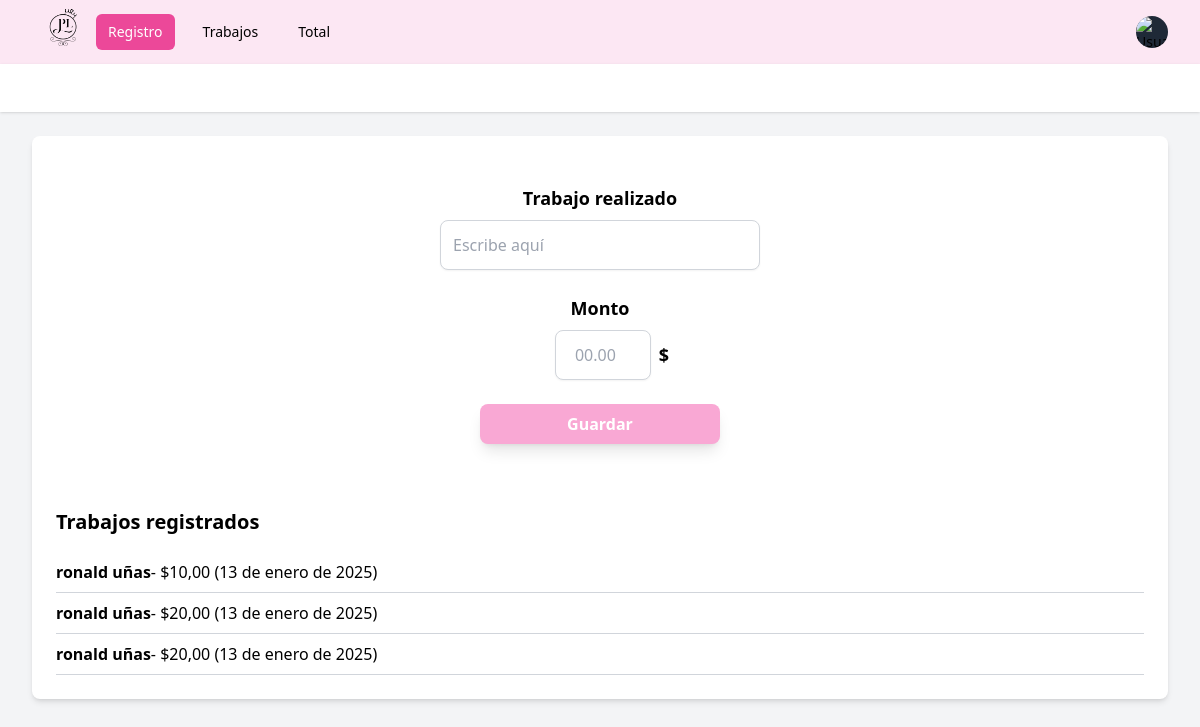
/home/ (signed in), run on an earlier commit of the app's database.
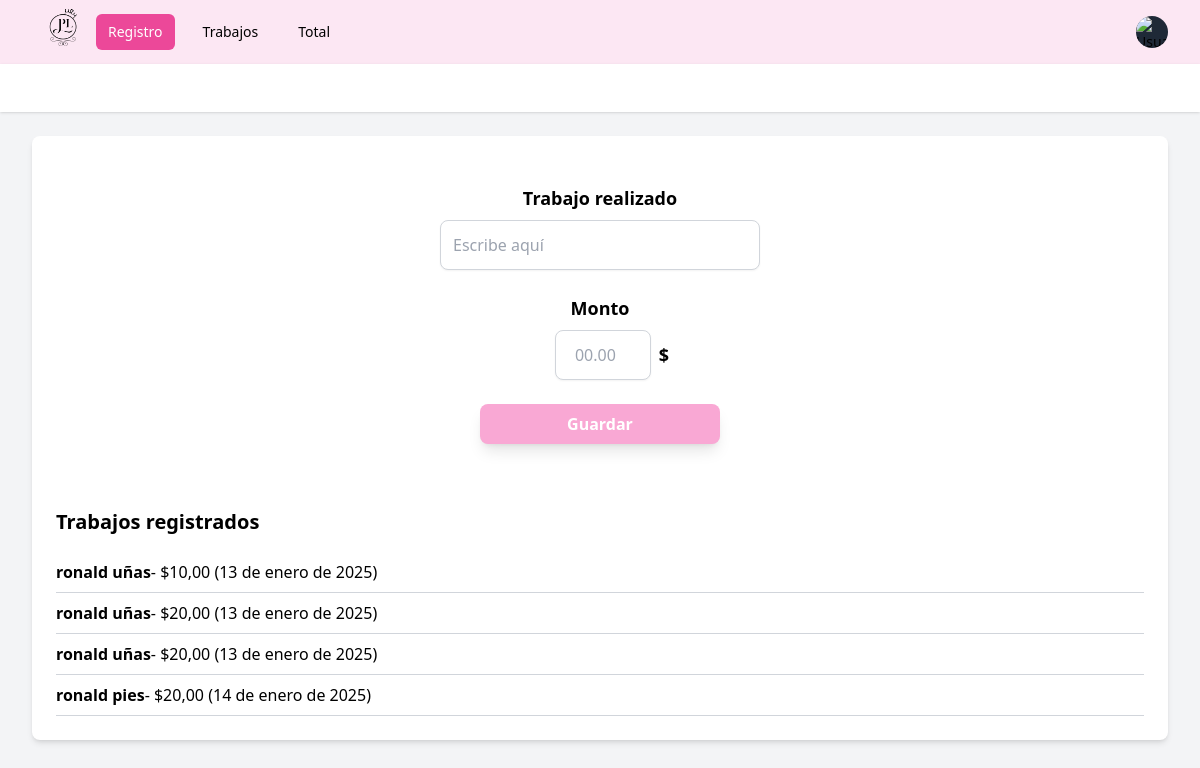
And on a later commit of the database.
### users/models.py (models this page shows, shortened)
class Trabajo(models.Model):
    usuario= models.ForeignKey(User, on_delete=models.CASCADE) #relacion con el usario
    trabajo=models.CharField(max_length=255)#campo de trabajo
    monto=models.DecimalField(max_digits=10, decimal_places=2)
    fecha_registro= models.DateField(auto_now_add=True)

### users/views.py (the view)
# urls.py: 2. Add a URL to urlpatterns:  path('', views.home, name='home')
@login_required
def home(request):
    if request.method == 'POST':
        form = TrabajoForm(request.POST)
        if form.is_valid():
            trabajo = form.save(commit=False)
            trabajo.usuario = request.user  # Asociar el trabajo con el usuario actual
            trabajo.save()
            messages.success(request, 'Trabajo registrado exitosamente.')
            return redirect('home')  # Redirigir a la misma página después de guardar
        else:
            messages.error(request, 'Hubo un error al registrar el trabajo.')
    else:
        form = TrabajoForm()
        trabajos = Trabajo.objects.filter(usuario=request.user)#esto solo en caso de filtrar
    return render(request, 'home.html', {'form': form, 'trabajos': trabajos})

### users/forms.py
class TrabajoForm(forms.ModelForm):
    class Meta:
            model=Trabajo
            fields=['trabajo','monto']
            widgets = {
                'trabajo': forms.TextInput(attrs={
                    'class': 'w-full max-w-xs rounded-lg border border-gray-300 p-3 shadow-sm mb-6',
                    'placeholder': 'Escribe aquí',
                }),
                'monto': forms.TextInput(attrs={
                    'class': 'w-24 ml-6 rounded-lg border border-gray-300 p-3 shadow-sm text-center',
                    'placeholder': '00.00',
                }),
            }
            labels = {
            'trabajo': 'Trabajo realizado',
            'monto': 'Monto',
            }

### theme/templates/home.html (shortened to what this page needs)
{% extends 'base.html' %}
{% block content %}
<div class="mx-auto max-w-7xl px-4 py-6 sm:px-6 lg:px-8">
    <div class="bg-white p-6 rounded-lg shadow-md">
        <form method="post" class="flex flex-col items-center py-6">
            <label for="trabajo" class="text-lg font-semibold mb-2 text-center">Trabajo realizado</label>
            <input type="text" name="trabajo" id="trabajo" placeholder="Escribe aquí"
                   class="w-full max-w-xs rounded-lg border border-gray-300 p-3 shadow-sm mb-6">
            <label for="monto" class="text-lg font-semibold mb-2 text-center">Monto</label>
            <div class="flex items-center space-x-2 justify-center">
                <input type="number" step="0.01" name="monto" id="monto" placeholder="00.00"
                       class="w-24 ml-6 rounded-lg border border-gray-300 p-3 shadow-sm text-center">
                <span class="text-lg font-bold">$</span>
            </div>
            <button type="submit"
                    class="mt-6 w-60 bg-pink-300 text-white font-bold py-2 px-6 rounded-lg shadow-lg hover:bg-pink-500">
                Guardar
            </button>
        </form>
        <div class="mt-10">
            <h2 class="text-xl font-bold mb-4">Trabajos registrados</h2>
            <ul>
                {% for trabajo in trabajos %}
                    <li class="border-b border-gray-300 py-2">
                        <strong>{{ trabajo.usuario }}</strong>  <strong>{{ trabajo.trabajo }}</strong>- ${{ trabajo.monto }} ({{ trabajo.fecha_registro }})
                    </li>
                {% empty %}
                    <p>No hay trabajos registrados.</p>
                {% endfor %}
            </ul>
        </div>
    </div>
</div>
{% endblock %}

What changed in the data, as far as the page shows it:
added Trabajo: usuario "ronald", trabajo "pies", monto "20,00", fecha_registro "14 de enero de 2025"
